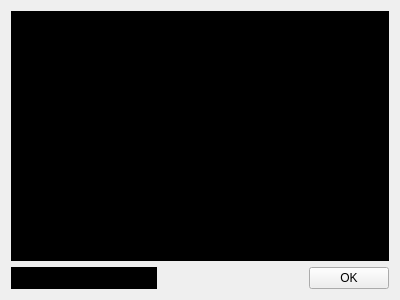
<ui version="4.0" >
 <class>ColorSelectorForm</class>
 <widget class="QWidget" name="ColorSelectorForm" >
  <property name="windowModality" >
   <enum>Qt::NonModal</enum>
  </property>
  <property name="geometry" >
   <rect>
    <x>0</x>
    <y>0</y>
    <width>400</width>
    <height>300</height>
   </rect>
  </property>
  <property name="windowTitle" >
   <string>Color Selector</string>
  </property>
  <layout class="QVBoxLayout" >
   <item>
    <widget class="QFrame" name="frame" >
     <property name="sizePolicy" >
      <sizepolicy vsizetype="Expanding" hsizetype="Expanding" >
       <horstretch>0</horstretch>
       <verstretch>0</verstretch>
      </sizepolicy>
     </property>
     <property name="palette" >
      <palette>
       <active>
        <colorrole role="WindowText" >
         <brush brushstyle="SolidPattern" >
          <color alpha="255" >
           <red>255</red>
           <green>255</green>
           <blue>255</blue>
          </color>
         </brush>
        </colorrole>
        <colorrole role="Button" >
         <brush brushstyle="SolidPattern" >
          <color alpha="255" >
           <red>0</red>
           <green>0</green>
           <blue>0</blue>
          </color>
         </brush>
        </colorrole>
        <colorrole role="Light" >
         <brush brushstyle="SolidPattern" >
          <color alpha="255" >
           <red>0</red>
           <green>0</green>
           <blue>0</blue>
          </color>
         </brush>
        </colorrole>
        <colorrole role="Midlight" >
         <brush brushstyle="SolidPattern" >
          <color alpha="255" >
           <red>0</red>
           <green>0</green>
           <blue>0</blue>
          </color>
         </brush>
        </colorrole>
        <colorrole role="Dark" >
         <brush brushstyle="SolidPattern" >
          <color alpha="255" >
           <red>0</red>
           <green>0</green>
           <blue>0</blue>
          </color>
         </brush>
        </colorrole>
        <colorrole role="Mid" >
         <brush brushstyle="SolidPattern" >
          <color alpha="255" >
           <red>0</red>
           <green>0</green>
           <blue>0</blue>
          </color>
         </brush>
        </colorrole>
        <colorrole role="Text" >
         <brush brushstyle="SolidPattern" >
          <color alpha="255" >
           <red>255</red>
           <green>255</green>
           <blue>255</blue>
          </color>
         </brush>
        </colorrole>
        <colorrole role="BrightText" >
         <brush brushstyle="SolidPattern" >
          <color alpha="255" >
           <red>255</red>
           <green>255</green>
           <blue>255</blue>
          </color>
         </brush>
        </colorrole>
        <colorrole role="ButtonText" >
         <brush brushstyle="SolidPattern" >
          <color alpha="255" >
           <red>255</red>
           <green>255</green>
           <blue>255</blue>
          </color>
         </brush>
        </colorrole>
        <colorrole role="Base" >
         <brush brushstyle="SolidPattern" >
          <color alpha="255" >
           <red>0</red>
           <green>0</green>
           <blue>0</blue>
          </color>
         </brush>
        </colorrole>
        <colorrole role="Window" >
         <brush brushstyle="SolidPattern" >
          <color alpha="255" >
           <red>0</red>
           <green>0</green>
           <blue>0</blue>
          </color>
         </brush>
        </colorrole>
        <colorrole role="Shadow" >
         <brush brushstyle="SolidPattern" >
          <color alpha="255" >
           <red>0</red>
           <green>0</green>
           <blue>0</blue>
          </color>
         </brush>
        </colorrole>
        <colorrole role="AlternateBase" >
         <brush brushstyle="SolidPattern" >
          <color alpha="255" >
           <red>0</red>
           <green>0</green>
           <blue>0</blue>
          </color>
         </brush>
        </colorrole>
       </active>
       <inactive>
        <colorrole role="WindowText" >
         <brush brushstyle="SolidPattern" >
          <color alpha="255" >
           <red>255</red>
           <green>255</green>
           <blue>255</blue>
          </color>
         </brush>
        </colorrole>
        <colorrole role="Button" >
         <brush brushstyle="SolidPattern" >
          <color alpha="255" >
           <red>0</red>
           <green>0</green>
           <blue>0</blue>
          </color>
         </brush>
        </colorrole>
        <colorrole role="Light" >
         <brush brushstyle="SolidPattern" >
          <color alpha="255" >
           <red>0</red>
           <green>0</green>
           <blue>0</blue>
          </color>
         </brush>
        </colorrole>
        <colorrole role="Midlight" >
         <brush brushstyle="SolidPattern" >
          <color alpha="255" >
           <red>0</red>
           <green>0</green>
           <blue>0</blue>
          </color>
         </brush>
        </colorrole>
        <colorrole role="Dark" >
         <brush brushstyle="SolidPattern" >
          <color alpha="255" >
           <red>0</red>
           <green>0</green>
           <blue>0</blue>
          </color>
         </brush>
        </colorrole>
        <colorrole role="Mid" >
         <brush brushstyle="SolidPattern" >
          <color alpha="255" >
           <red>0</red>
           <green>0</green>
           <blue>0</blue>
          </color>
         </brush>
        </colorrole>
        <colorrole role="Text" >
         <brush brushstyle="SolidPattern" >
          <color alpha="255" >
           <red>255</red>
           <green>255</green>
           <blue>255</blue>
          </color>
         </brush>
        </colorrole>
        <colorrole role="BrightText" >
         <brush brushstyle="SolidPattern" >
          <color alpha="255" >
           <red>255</red>
           <green>255</green>
           <blue>255</blue>
          </color>
         </brush>
        </colorrole>
        <colorrole role="ButtonText" >
         <brush brushstyle="SolidPattern" >
          <color alpha="255" >
           <red>255</red>
           <green>255</green>
           <blue>255</blue>
          </color>
         </brush>
        </colorrole>
        <colorrole role="Base" >
         <brush brushstyle="SolidPattern" >
          <color alpha="255" >
           <red>0</red>
           <green>0</green>
           <blue>0</blue>
          </color>
         </brush>
        </colorrole>
        <colorrole role="Window" >
         <brush brushstyle="SolidPattern" >
          <color alpha="255" >
           <red>0</red>
           <green>0</green>
           <blue>0</blue>
          </color>
         </brush>
        </colorrole>
        <colorrole role="Shadow" >
         <brush brushstyle="SolidPattern" >
          <color alpha="255" >
           <red>0</red>
           <green>0</green>
           <blue>0</blue>
          </color>
         </brush>
        </colorrole>
        <colorrole role="AlternateBase" >
         <brush brushstyle="SolidPattern" >
          <color alpha="255" >
           <red>0</red>
           <green>0</green>
           <blue>0</blue>
          </color>
         </brush>
        </colorrole>
       </inactive>
       <disabled>
        <colorrole role="WindowText" >
         <brush brushstyle="SolidPattern" >
          <color alpha="255" >
           <red>0</red>
           <green>0</green>
           <blue>0</blue>
          </color>
         </brush>
        </colorrole>
        <colorrole role="Button" >
         <brush brushstyle="SolidPattern" >
          <color alpha="255" >
           <red>0</red>
           <green>0</green>
           <blue>0</blue>
          </color>
         </brush>
        </colorrole>
        <colorrole role="Light" >
         <brush brushstyle="SolidPattern" >
          <color alpha="255" >
           <red>0</red>
           <green>0</green>
           <blue>0</blue>
          </color>
         </brush>
        </colorrole>
        <colorrole role="Midlight" >
         <brush brushstyle="SolidPattern" >
          <color alpha="255" >
           <red>0</red>
           <green>0</green>
           <blue>0</blue>
          </color>
         </brush>
        </colorrole>
        <colorrole role="Dark" >
         <brush brushstyle="SolidPattern" >
          <color alpha="255" >
           <red>0</red>
           <green>0</green>
           <blue>0</blue>
          </color>
         </brush>
        </colorrole>
        <colorrole role="Mid" >
         <brush brushstyle="SolidPattern" >
          <color alpha="255" >
           <red>0</red>
           <green>0</green>
           <blue>0</blue>
          </color>
         </brush>
        </colorrole>
        <colorrole role="Text" >
         <brush brushstyle="SolidPattern" >
          <color alpha="255" >
           <red>0</red>
           <green>0</green>
           <blue>0</blue>
          </color>
         </brush>
        </colorrole>
        <colorrole role="BrightText" >
         <brush brushstyle="SolidPattern" >
          <color alpha="255" >
           <red>255</red>
           <green>255</green>
           <blue>255</blue>
          </color>
         </brush>
        </colorrole>
        <colorrole role="ButtonText" >
         <brush brushstyle="SolidPattern" >
          <color alpha="255" >
           <red>0</red>
           <green>0</green>
           <blue>0</blue>
          </color>
         </brush>
        </colorrole>
        <colorrole role="Base" >
         <brush brushstyle="SolidPattern" >
          <color alpha="255" >
           <red>0</red>
           <green>0</green>
           <blue>0</blue>
          </color>
         </brush>
        </colorrole>
        <colorrole role="Window" >
         <brush brushstyle="SolidPattern" >
          <color alpha="255" >
           <red>0</red>
           <green>0</green>
           <blue>0</blue>
          </color>
         </brush>
        </colorrole>
        <colorrole role="Shadow" >
         <brush brushstyle="SolidPattern" >
          <color alpha="255" >
           <red>0</red>
           <green>0</green>
           <blue>0</blue>
          </color>
         </brush>
        </colorrole>
        <colorrole role="AlternateBase" >
         <brush brushstyle="SolidPattern" >
          <color alpha="255" >
           <red>0</red>
           <green>0</green>
           <blue>0</blue>
          </color>
         </brush>
        </colorrole>
       </disabled>
      </palette>
     </property>
     <property name="cursor" >
      <cursorShape>PointingHandCursor</cursorShape>
     </property>
     <property name="mouseTracking" >
      <bool>false</bool>
     </property>
     <property name="focusPolicy" >
      <enum>Qt::NoFocus</enum>
     </property>
     <property name="autoFillBackground" >
      <bool>true</bool>
     </property>
     <property name="frameShape" >
      <enum>QFrame::StyledPanel</enum>
     </property>
     <property name="frameShadow" >
      <enum>QFrame::Raised</enum>
     </property>
    </widget>
   </item>
   <item>
    <layout class="QHBoxLayout" >
     <item>
      <widget class="QFrame" name="selected_color_frame" >
       <property name="sizePolicy" >
        <sizepolicy vsizetype="Preferred" hsizetype="Expanding" >
         <horstretch>0</horstretch>
         <verstretch>0</verstretch>
        </sizepolicy>
       </property>
       <property name="palette" >
        <palette>
         <active>
          <colorrole role="WindowText" >
           <brush brushstyle="SolidPattern" >
            <color alpha="255" >
             <red>255</red>
             <green>255</green>
             <blue>255</blue>
            </color>
           </brush>
          </colorrole>
          <colorrole role="Button" >
           <brush brushstyle="SolidPattern" >
            <color alpha="255" >
             <red>0</red>
             <green>0</green>
             <blue>0</blue>
            </color>
           </brush>
          </colorrole>
          <colorrole role="Light" >
           <brush brushstyle="SolidPattern" >
            <color alpha="255" >
             <red>0</red>
             <green>0</green>
             <blue>0</blue>
            </color>
           </brush>
          </colorrole>
          <colorrole role="Midlight" >
           <brush brushstyle="SolidPattern" >
            <color alpha="255" >
             <red>0</red>
             <green>0</green>
             <blue>0</blue>
            </color>
           </brush>
          </colorrole>
          <colorrole role="Dark" >
           <brush brushstyle="SolidPattern" >
            <color alpha="255" >
             <red>0</red>
             <green>0</green>
             <blue>0</blue>
            </color>
           </brush>
          </colorrole>
          <colorrole role="Mid" >
           <brush brushstyle="SolidPattern" >
            <color alpha="255" >
             <red>0</red>
             <green>0</green>
             <blue>0</blue>
            </color>
           </brush>
          </colorrole>
          <colorrole role="Text" >
           <brush brushstyle="SolidPattern" >
            <color alpha="255" >
             <red>255</red>
             <green>255</green>
             <blue>255</blue>
            </color>
           </brush>
          </colorrole>
          <colorrole role="BrightText" >
           <brush brushstyle="SolidPattern" >
            <color alpha="255" >
             <red>255</red>
             <green>255</green>
             <blue>255</blue>
            </color>
           </brush>
          </colorrole>
          <colorrole role="ButtonText" >
           <brush brushstyle="SolidPattern" >
            <color alpha="255" >
             <red>255</red>
             <green>255</green>
             <blue>255</blue>
            </color>
           </brush>
          </colorrole>
          <colorrole role="Base" >
           <brush brushstyle="SolidPattern" >
            <color alpha="255" >
             <red>0</red>
             <green>0</green>
             <blue>0</blue>
            </color>
           </brush>
          </colorrole>
          <colorrole role="Window" >
           <brush brushstyle="SolidPattern" >
            <color alpha="255" >
             <red>0</red>
             <green>0</green>
             <blue>0</blue>
            </color>
           </brush>
          </colorrole>
          <colorrole role="Shadow" >
           <brush brushstyle="SolidPattern" >
            <color alpha="255" >
             <red>0</red>
             <green>0</green>
             <blue>0</blue>
            </color>
           </brush>
          </colorrole>
          <colorrole role="AlternateBase" >
           <brush brushstyle="SolidPattern" >
            <color alpha="255" >
             <red>0</red>
             <green>0</green>
             <blue>0</blue>
            </color>
           </brush>
          </colorrole>
         </active>
         <inactive>
          <colorrole role="WindowText" >
           <brush brushstyle="SolidPattern" >
            <color alpha="255" >
             <red>255</red>
             <green>255</green>
             <blue>255</blue>
            </color>
           </brush>
          </colorrole>
          <colorrole role="Button" >
           <brush brushstyle="SolidPattern" >
            <color alpha="255" >
             <red>0</red>
             <green>0</green>
             <blue>0</blue>
            </color>
           </brush>
          </colorrole>
          <colorrole role="Light" >
           <brush brushstyle="SolidPattern" >
            <color alpha="255" >
             <red>0</red>
             <green>0</green>
             <blue>0</blue>
            </color>
           </brush>
          </colorrole>
          <colorrole role="Midlight" >
           <brush brushstyle="SolidPattern" >
            <color alpha="255" >
             <red>0</red>
             <green>0</green>
             <blue>0</blue>
            </color>
           </brush>
          </colorrole>
          <colorrole role="Dark" >
           <brush brushstyle="SolidPattern" >
            <color alpha="255" >
             <red>0</red>
             <green>0</green>
             <blue>0</blue>
            </color>
           </brush>
          </colorrole>
          <colorrole role="Mid" >
           <brush brushstyle="SolidPattern" >
            <color alpha="255" >
             <red>0</red>
             <green>0</green>
             <blue>0</blue>
            </color>
           </brush>
          </colorrole>
          <colorrole role="Text" >
           <brush brushstyle="SolidPattern" >
            <color alpha="255" >
             <red>255</red>
             <green>255</green>
             <blue>255</blue>
            </color>
           </brush>
          </colorrole>
          <colorrole role="BrightText" >
           <brush brushstyle="SolidPattern" >
            <color alpha="255" >
             <red>255</red>
             <green>255</green>
             <blue>255</blue>
            </color>
           </brush>
          </colorrole>
          <colorrole role="ButtonText" >
           <brush brushstyle="SolidPattern" >
            <color alpha="255" >
             <red>255</red>
             <green>255</green>
             <blue>255</blue>
            </color>
           </brush>
          </colorrole>
          <colorrole role="Base" >
           <brush brushstyle="SolidPattern" >
            <color alpha="255" >
             <red>0</red>
             <green>0</green>
             <blue>0</blue>
            </color>
           </brush>
          </colorrole>
          <colorrole role="Window" >
           <brush brushstyle="SolidPattern" >
            <color alpha="255" >
             <red>0</red>
             <green>0</green>
             <blue>0</blue>
            </color>
           </brush>
          </colorrole>
          <colorrole role="Shadow" >
           <brush brushstyle="SolidPattern" >
            <color alpha="255" >
             <red>0</red>
             <green>0</green>
             <blue>0</blue>
            </color>
           </brush>
          </colorrole>
          <colorrole role="AlternateBase" >
           <brush brushstyle="SolidPattern" >
            <color alpha="255" >
             <red>0</red>
             <green>0</green>
             <blue>0</blue>
            </color>
           </brush>
          </colorrole>
         </inactive>
         <disabled>
          <colorrole role="WindowText" >
           <brush brushstyle="SolidPattern" >
            <color alpha="255" >
             <red>0</red>
             <green>0</green>
             <blue>0</blue>
            </color>
           </brush>
          </colorrole>
          <colorrole role="Button" >
           <brush brushstyle="SolidPattern" >
            <color alpha="255" >
             <red>0</red>
             <green>0</green>
             <blue>0</blue>
            </color>
           </brush>
          </colorrole>
          <colorrole role="Light" >
           <brush brushstyle="SolidPattern" >
            <color alpha="255" >
             <red>0</red>
             <green>0</green>
             <blue>0</blue>
            </color>
           </brush>
          </colorrole>
          <colorrole role="Midlight" >
           <brush brushstyle="SolidPattern" >
            <color alpha="255" >
             <red>0</red>
             <green>0</green>
             <blue>0</blue>
            </color>
           </brush>
          </colorrole>
          <colorrole role="Dark" >
           <brush brushstyle="SolidPattern" >
            <color alpha="255" >
             <red>0</red>
             <green>0</green>
             <blue>0</blue>
            </color>
           </brush>
          </colorrole>
          <colorrole role="Mid" >
           <brush brushstyle="SolidPattern" >
            <color alpha="255" >
             <red>0</red>
             <green>0</green>
             <blue>0</blue>
            </color>
           </brush>
          </colorrole>
          <colorrole role="Text" >
           <brush brushstyle="SolidPattern" >
            <color alpha="255" >
             <red>0</red>
             <green>0</green>
             <blue>0</blue>
            </color>
           </brush>
          </colorrole>
          <colorrole role="BrightText" >
           <brush brushstyle="SolidPattern" >
            <color alpha="255" >
             <red>255</red>
             <green>255</green>
             <blue>255</blue>
            </color>
           </brush>
          </colorrole>
          <colorrole role="ButtonText" >
           <brush brushstyle="SolidPattern" >
            <color alpha="255" >
             <red>0</red>
             <green>0</green>
             <blue>0</blue>
            </color>
           </brush>
          </colorrole>
          <colorrole role="Base" >
           <brush brushstyle="SolidPattern" >
            <color alpha="255" >
             <red>0</red>
             <green>0</green>
             <blue>0</blue>
            </color>
           </brush>
          </colorrole>
          <colorrole role="Window" >
           <brush brushstyle="SolidPattern" >
            <color alpha="255" >
             <red>0</red>
             <green>0</green>
             <blue>0</blue>
            </color>
           </brush>
          </colorrole>
          <colorrole role="Shadow" >
           <brush brushstyle="SolidPattern" >
            <color alpha="255" >
             <red>0</red>
             <green>0</green>
             <blue>0</blue>
            </color>
           </brush>
          </colorrole>
          <colorrole role="AlternateBase" >
           <brush brushstyle="SolidPattern" >
            <color alpha="255" >
             <red>0</red>
             <green>0</green>
             <blue>0</blue>
            </color>
           </brush>
          </colorrole>
         </disabled>
        </palette>
       </property>
       <property name="autoFillBackground" >
        <bool>true</bool>
       </property>
       <property name="frameShape" >
        <enum>QFrame::StyledPanel</enum>
       </property>
       <property name="frameShadow" >
        <enum>QFrame::Raised</enum>
       </property>
      </widget>
     </item>
     <item>
      <spacer>
       <property name="orientation" >
        <enum>Qt::Horizontal</enum>
       </property>
       <property name="sizeHint" >
        <size>
         <width>91</width>
         <height>20</height>
        </size>
       </property>
      </spacer>
     </item>
     <item>
      <widget class="QPushButton" name="ok_button" >
       <property name="text" >
        <string>OK</string>
       </property>
      </widget>
     </item>
    </layout>
   </item>
  </layout>
 </widget>
 <resources/>
 <connections/>
</ui>
